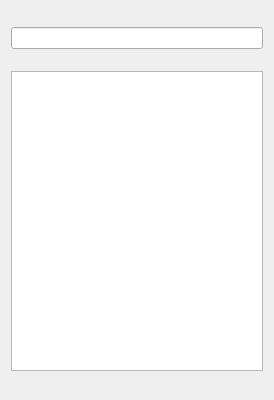
<?xml version="1.0" encoding="UTF-8"?>
<ui version="4.0">
 <class>friendsearch</class>
 <widget class="QDialog" name="friendsearch">
  <property name="geometry">
   <rect>
    <x>0</x>
    <y>0</y>
    <width>274</width>
    <height>400</height>
   </rect>
  </property>
  <property name="sizePolicy">
   <sizepolicy hsizetype="Fixed" vsizetype="Fixed">
    <horstretch>0</horstretch>
    <verstretch>0</verstretch>
   </sizepolicy>
  </property>
  <property name="minimumSize">
   <size>
    <width>274</width>
    <height>400</height>
   </size>
  </property>
  <property name="maximumSize">
   <size>
    <width>274</width>
    <height>400</height>
   </size>
  </property>
  <property name="windowTitle">
   <string>Friend Search</string>
  </property>
  <property name="styleSheet">
   <string notr="true">background-image: url(:/new/prefix1/back.png);</string>
  </property>
  <layout class="QVBoxLayout" name="verticalLayout">
   <item>
    <widget class="QLineEdit" name="lineEdit">
     <property name="styleSheet">
      <string notr="true">color: rgb(255, 255, 255);
font: 75 10pt &quot;Kartika&quot;;</string>
     </property>
    </widget>
   </item>
   <item>
    <widget class="QListWidget" name="listWidget">
     <property name="maximumSize">
      <size>
       <width>16777215</width>
       <height>300</height>
      </size>
     </property>
     <property name="styleSheet">
      <string notr="true">color: rgb(255, 255, 255);
font: 75 10pt &quot;Kartika&quot;;</string>
     </property>
    </widget>
   </item>
  </layout>
 </widget>
 <resources/>
 <connections/>
</ui>
